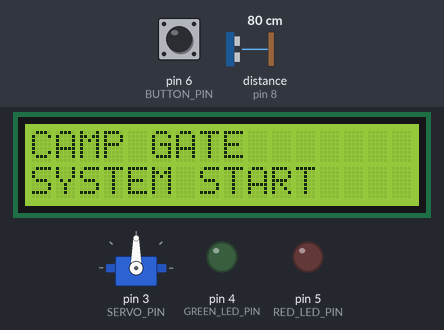
A sketch run on a simulated Arduino Uno, built with avr-gcc and run on an emulated ATmega328P. Parts: servo, 16×2 character LCD, output pins drawn as LEDs (lit = HIGH). Wiring (inferred from the names in the program): ultrasonic range finder: trigger pin 7; echo pin 8. The inputs (shaded band) are chosen by the test bench; at power-on: distance to the obstacle (sensor on pin 8) 80 cm, pin 6 (BUTTON_PIN) LOW. The echo pulse lasts 58.3 µs per cm; pins used as bus, display or sensor lines are not drawn; what the sketch prints to the serial monitor is not drawn.

Above: at 0.7 s.
At 3.8 s:
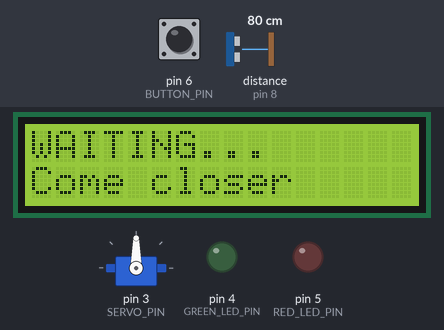
3.9 s: distance to the obstacle (sensor on pin 8) set to 2 cm
At 4.6 s:
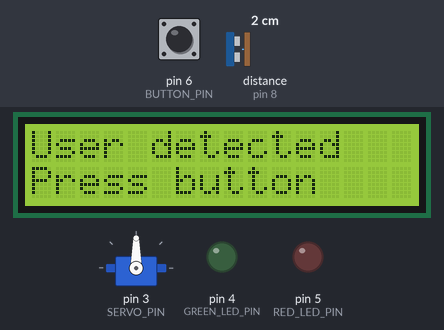
5.4 s: pin 6 (BUTTON_PIN) pulled HIGH for 0.25 s
At 5.9 s:
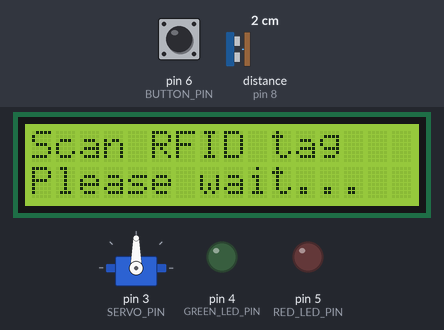
11.6 s: distance to the obstacle (sensor on pin 8) set to 9 cm
Timing chart, 0 to 15.2 s (numbered marks = the images above; inputs shaded):
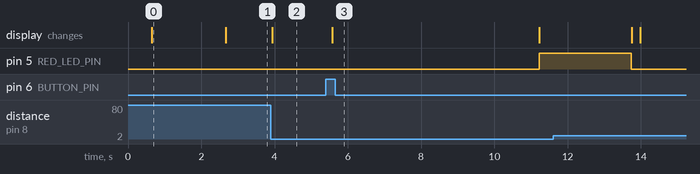

The sketch:

ARD_GROUP_15.ino
```cpp
#include <Wire.h>
#include <LiquidCrystal_I2C.h>
#include <VL53L1X.h>
#include <SPI.h>
#include <MFRC522.h>
#include <Servo.h>

// ---------- Pin Definitions ----------
#define GREEN_LED_PIN 4
#define RED_LED_PIN 5
#define BUTTON_PIN 6
#define ULTRASONIC_TRIG_PIN 7
#define ULTRASONIC_ECHO_PIN 8
#define RFID_RST_PIN 9
#define RFID_SS_PIN 10
#define SERVO_PIN 3

// ---------- LCD ----------
LiquidCrystal_I2C lcd(0x27, 16, 2);

// ---------- Laser ----------
VL53L1X laser;

// ---------- RFID ----------
MFRC522 rfid(RFID_SS_PIN, RFID_RST_PIN);

// ---------- Servo ----------
Servo gateServo;

// ---------- System States ----------
enum SystemState {
  WAITING,
  USER_DETECTED,
  RFID_SCAN,
  LASER_CHECK,
  ACCESS_GRANTED,
  ACCESS_DENIED
};
SystemState currentState = WAITING;

// ---------- Constants ----------
const int USER_DETECTION_DISTANCE_CM = 30;
const int LASER_MIN_DISTANCE_CM = 1;
const int LASER_MAX_DISTANCE_CM = 8;
const int RFID_WAIT_TIME = 5000;
const int GATE_OPEN_TIME = 500;
const int GATE_CLOSE_TIME = 1950;

// ---------- Authorized RFID tags ----------
byte authorizedUID[] = {0xC3, 0x3F, 0xB6, 0xA9};

// ---------- Variables ----------
int ultrasonicDistance = 0;
int laserDistance = 0;
bool rfidApproved = false;
bool laserDistanceOk = false;
bool lastButtonState = LOW;

// ---------- Setup ----------
void setup() {
  Serial.begin(9600);
  Serial.println("--- Smart Camp Gate System Initialized ---");

  pinMode(GREEN_LED_PIN, OUTPUT);
  pinMode(RED_LED_PIN, OUTPUT);
  pinMode(BUTTON_PIN, INPUT);
  pinMode(ULTRASONIC_TRIG_PIN, OUTPUT);
  pinMode(ULTRASONIC_ECHO_PIN, INPUT);

  digitalWrite(RED_LED_PIN, LOW);
  digitalWrite(GREEN_LED_PIN, LOW);

  gateServo.attach(SERVO_PIN);
  gateServo.write(90);
  Serial.println("Servo initialized - gate stopped");

  SPI.begin();
  rfid.PCD_Init();
  Serial.println("RFID initialized");

  Wire.begin();
  Wire.setClock(400000);
  delay(500);

  laser.setTimeout(500);
  if (!laser.init()) {
    Serial.println("ERROR: Laser not found!");
  } else {
    laser.setDistanceMode(VL53L1X::Long);
    laser.setMeasurementTimingBudget(50000);
    laser.startContinuous(50);
    Serial.println("Laser initialized");
  }

  lcd.init();
  lcd.backlight();
  lcd.setCursor(0, 0);
  lcd.print("CAMP GATE");
  lcd.setCursor(0, 1);
  lcd.print("SYSTEM START");

  delay(2000);

  lcd.clear();
  lcd.setCursor(0, 0);
  lcd.print("WAITING...");
  lcd.setCursor(0, 1);
  lcd.print("Come closer");

  Serial.println("Waiting for user...");
}

// ---------- Loop ----------
void loop() {
  switch (currentState) {
    case WAITING:
      handleWaitingState();
      break;
    case USER_DETECTED:
      handleUserDetectedState();
      break;
    case RFID_SCAN:
      handleRFIDScanState();
      break;
    case LASER_CHECK:
      handleLaserCheckState();
      break;
    case ACCESS_GRANTED:
      handleAccessGrantedState();
      break;
    case ACCESS_DENIED:
      handleAccessDeniedState();
      break;
  }
  delay(200);
}

// ---------- State Functions ----------

void handleWaitingState() {
  digitalWrite(RED_LED_PIN, LOW);
  digitalWrite(GREEN_LED_PIN, LOW);

  ultrasonicDistance = readUltrasonicDistance();
  Serial.print("WAITING - Ultrasonic distance: ");
  Serial.print(ultrasonicDistance);
  Serial.println(" cm");

  if (ultrasonicDistance > 0 && ultrasonicDistance <= USER_DETECTION_DISTANCE_CM) {
    Serial.println("User detected near the gate");
    lcd.clear();
    lcd.setCursor(0, 0);
    lcd.print("User detected");
    lcd.setCursor(0, 1);
    lcd.print("Press button");
    currentState = USER_DETECTED;
  }
}

void handleUserDetectedState() {
  ultrasonicDistance = readUltrasonicDistance();

  if (ultrasonicDistance > USER_DETECTION_DISTANCE_CM || ultrasonicDistance == 0) {
    Serial.println("User left - back to WAITING");
    lcd.clear();
    lcd.setCursor(0, 0);
    lcd.print("WAITING...");
    lcd.setCursor(0, 1);
    lcd.print("Come closer");
    digitalWrite(RED_LED_PIN, LOW);
    digitalWrite(GREEN_LED_PIN, LOW);
    lastButtonState = LOW;
    currentState = WAITING;
    return;
  }

  if (isButtonClicked()) {
    Serial.println("Button clicked - starting RFID scan");
    lcd.clear();
    lcd.setCursor(0, 0);
    lcd.print("Scan RFID tag");
    lcd.setCursor(0, 1);
    lcd.print("Please wait...");
    currentState = RFID_SCAN;
  }

  Serial.println("Waiting for button...");
}

void handleRFIDScanState() {
  Serial.println("Waiting for RFID scan...");
  unsigned long startTime = millis();

  while (millis() - startTime < RFID_WAIT_TIME) {
    if (checkRFID()) {
      rfidApproved = true;
      Serial.println("RFID approved - moving to laser check");
      lcd.clear();
      lcd.setCursor(0, 0);
      lcd.print("RFID OK!");
      lcd.setCursor(0, 1);
      lcd.print("Stand close...");
      delay(1000);
      currentState = LASER_CHECK;
      return;
    }
    delay(200);
  }

  Serial.println("RFID timeout - access denied");
  rfidApproved = false;
  laserDistanceOk = false;
  currentState = ACCESS_DENIED;
}

void handleLaserCheckState() {
  laserDistance = readLaserDistance();

  if (laserDistance == -1) {
    Serial.println("Laser not ready - retrying...");
    delay(100);
    return;
  }

  laserDistanceOk = checkLaserDistance(laserDistance);

  Serial.print("Laser distance: ");
  Serial.print(laserDistance);
  Serial.println(" cm");
  Serial.print("Laser distance OK: ");
  Serial.println(laserDistanceOk);

  if (laserDistanceOk) {
    currentState = ACCESS_GRANTED;
  } else {
    currentState = ACCESS_DENIED;
  }
}

void handleAccessGrantedState() {
  Serial.println("ACCESS GRANTED");
  lcd.clear();
  lcd.setCursor(0, 0);
  lcd.print("Access granted!");
  lcd.setCursor(0, 1);
  lcd.print("Gate opening...");

  digitalWrite(GREEN_LED_PIN, HIGH);
  digitalWrite(RED_LED_PIN, LOW);

  openGate();
  delay(2000);
  closeGate();

  digitalWrite(GREEN_LED_PIN, LOW);
  lcd.clear();
  lcd.setCursor(0, 0);
  lcd.print("WAITING...");
  lcd.setCursor(0, 1);
  lcd.print("Come closer");

  currentState = WAITING;
}

void handleAccessDeniedState() {
  Serial.println("ACCESS DENIED");
  lcd.clear();
  lcd.setCursor(0, 0);
  lcd.print("Access denied!");
  lcd.setCursor(0, 1);

  if (!rfidApproved) {
    lcd.print("Invalid RFID");
    Serial.println("Reason: Invalid RFID");
  } else if (!laserDistanceOk) {
    lcd.print("Wrong position");
    Serial.println("Reason: Wrong position");
  }

  digitalWrite(RED_LED_PIN, HIGH);
  digitalWrite(GREEN_LED_PIN, LOW);

  delay(2500);

  digitalWrite(RED_LED_PIN, LOW);
  lcd.clear();
  lcd.setCursor(0, 0);
  lcd.print("WAITING...");
  lcd.setCursor(0, 1);
  lcd.print("Come closer");

  rfidApproved = false;
  laserDistanceOk = false;
  currentState = WAITING;
}

// ---------- Sensor / Action Functions ----------

int readUltrasonicDistance() {
  digitalWrite(ULTRASONIC_TRIG_PIN, LOW);
  delayMicroseconds(2);
  digitalWrite(ULTRASONIC_TRIG_PIN, HIGH);
  delayMicroseconds(10);
  digitalWrite(ULTRASONIC_TRIG_PIN, LOW);
  long duration = pulseIn(ULTRASONIC_ECHO_PIN, HIGH);
  return duration * 0.0343 / 2;
}

int readLaserDistance() {
  int distanceMM = laser.read();
  if (laser.timeoutOccurred()) {
    Serial.println("Laser timeout!");
    return -1;
  }
  int distanceCM = distanceMM / 10;
  Serial.print("Laser raw reading: ");
  Serial.print(distanceMM);
  Serial.println(" mm");
  return distanceCM;
}

bool checkRFID() {
  if (!rfid.PICC_IsNewCardPresent()) {
    rfid.PCD_Reset();
    rfid.PCD_Init();
    return false;
  }
  if (!rfid.PICC_ReadCardSerial()) {
    rfid.PCD_Reset();
    rfid.PCD_Init();
    return false;
  }

  Serial.print("Card UID: ");
  for (byte i = 0; i < rfid.uid.size; i++) {
    Serial.print(rfid.uid.uidByte[i], HEX);
    Serial.print(" ");
  }
  Serial.println();

  bool authorized = true;
  for (byte i = 0; i < 4; i++) {
    if (rfid.uid.uidByte[i] != authorizedUID[i]) {
      authorized = false;
      break;
    }
  }

  if (authorized) {
    Serial.println("Card recognized: AUTHORIZED");
  } else {
    Serial.println("Card recognized: UNAUTHORIZED");
  }

  rfid.PICC_HaltA();
  rfid.PCD_StopCrypto1();
  rfid.PCD_Reset();
  rfid.PCD_Init();
  return authorized;
}

bool checkLaserDistance(int distanceCm) {
  return (distanceCm >= LASER_MIN_DISTANCE_CM && distanceCm <= LASER_MAX_DISTANCE_CM);
}

void openGate() {
  Serial.println("Opening gate...");
  gateServo.write(0);
  delay(GATE_OPEN_TIME);
  gateServo.write(90);
}

void closeGate() {
  Serial.println("Closing gate...");
  gateServo.write(180);
  delay(GATE_CLOSE_TIME);
  gateServo.write(90);
}

bool isButtonClicked() {
  bool currentButtonState = digitalRead(BUTTON_PIN);
  if (currentButtonState == HIGH && lastButtonState == LOW) {
    lastButtonState = currentButtonState;
    return true;
  }
  lastButtonState = currentButtonState;
  return false;
}
```

Measured:
- after the input at 3.9 s, the display: changes at once (image 2)
- after the input at 5.4 s, pin 5 (RED_LED_PIN): LOW → HIGH after 5.8 s; the display: changes after 0.17 s (image 3)
- what the display in image 0 shows lasts 2.0 s, from 0.7 s to 2.7 s
